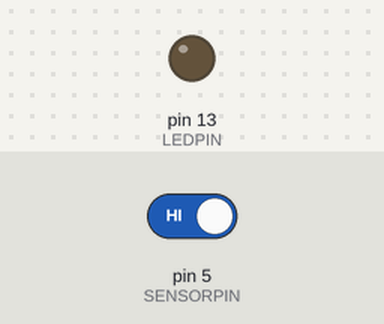
A sketch run on a simulated Arduino Uno, built with avr-gcc and run on an emulated ATmega328P. Shown: output pins drawn as LEDs (lit = HIGH). The inputs (shaded band) are chosen by the test bench; at power-on: pin 5 (SENSORPIN) HIGH.

Above: at 1.2 s.
1.3 s: pin 5 (SENSORPIN) driven LOW
At 2.5 s:
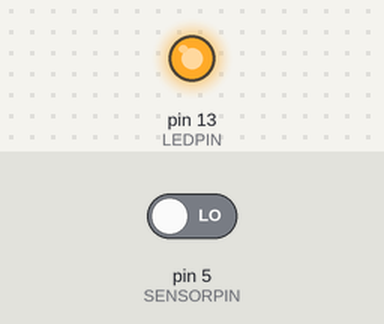
2.8 s: pin 5 (SENSORPIN) driven HIGH
At 3.8 s:
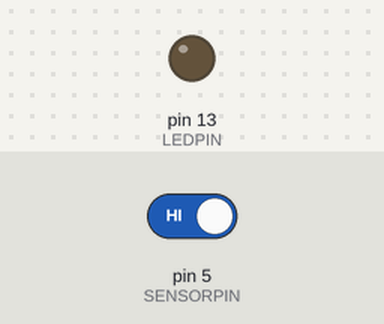
Timing chart, 0 to 5.8 s (numbered marks = the images above; inputs shaded):
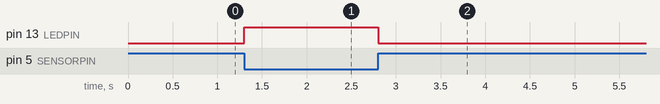

Measured:
- after the input at 1.3 s, pin 13 (LEDPIN): LOW → HIGH at once
- after the input at 2.8 s, pin 13 (LEDPIN): HIGH → LOW at once

The sketch:

breakbeam2_test.ino
```cpp
/*
  IR Breakbeam sensor demo!
*/

#define LEDPIN 13
  // Pin 13: Arduino has an LED connected on pin 13
  // Pin 11: Teensy 2.0 has the LED on pin 11
  // Pin  6: Teensy++ 2.0 has the LED on pin 6
  // Pin 13: Teensy 3.0 has the LED on pin 13

#define SENSORPIN 5

// variables will change:
int sensorState = 0, lastState=0;         // variable for reading the pushbutton status

void setup() {
  // initialize the LED pin as an output:
  pinMode(LEDPIN, OUTPUT);
  // initialize the sensor pin as an input:
  pinMode(SENSORPIN, INPUT);


}

void loop(){
  // read the state of the pushbutton value:
  sensorState = digitalRead(SENSORPIN);

  // check if the sensor beam is broken
  // if it is, the sensorState is LOW:
  if (sensorState == LOW) {
    // turn LED on:
    digitalWrite(LEDPIN, HIGH);
  }
  else {
    // turn LED off:
    digitalWrite(LEDPIN, LOW);
  }

  lastState = sensorState;
}
```
